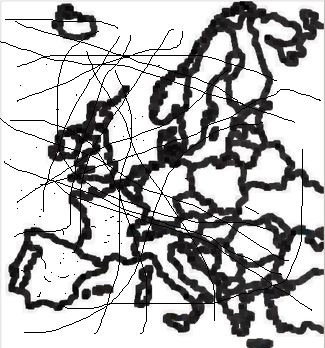
//> input picture lab4/MapaPintado.png, 325 x 348 px
$ ./paintMap   (built with g++ and OpenCV 4)
//> lines starting //> are read from the running program, lines starting //| are printed output that depends on the picture
/*
 * paintMap.cpp
 *      Author: NRR
 */

#include <opencv2/core/core.hpp>
#include <opencv2/core/types.hpp>
#include "opencv2/core/cvdef.h"
#include "opencv2/core/fast_math.hpp"
#include <opencv2/highgui/highgui.hpp>
#include <opencv2/imgproc/imgproc.hpp>
#include <iostream>

// Set true to get coordinates by clicking 4 times on the map image
// Set to false to skip the selection
#define GET_COORDINATES false
#define NUM_REGIONS 4

using namespace cv;
using namespace std;

struct ClickData
{
    Mat &image;
    vector<Point> points;
    int index; // index 0: spain, 1: portugal, 2: germany, 3: sea
    ClickData(Mat &image, const vector<Point> &points)
        : image(image), points(points), index(0){};
};

// Callback function to get coordinates from mouse click
static void onMouse(int event, int x, int y, int, void *param)
{
    ClickData *data = (ClickData *)param;
    Mat imgToDraw = data->image.clone();

    if (event == EVENT_LBUTTONDOWN)
    {
        Point clicked(x, y);
        // show coordinates of clicked point in console
        cout << "You've clicked on point: [" << clicked.x << ", "
             << clicked.y << "]" << endl;
        // show coordinates on the image
        string coord = "x: " + to_string(x) + ", y: " + to_string(y);
        putText(imgToDraw, coord, clicked, FONT_HERSHEY_SIMPLEX, 1,
                Scalar(0, 0, 255), 2);
        imshow("original", imgToDraw);
        // pass coordinates to the caller
        data->points[data->index] = clicked;
        cout << "INDEX = " << data->index << endl;
        // circular index increment
        data->index = (data->index) >= NUM_REGIONS ? 0 : ++data->index;
    }
}

int main(int argc, char **argv)
{
    Mat image;
    image = imread("MapaPintado.png", IMREAD_COLOR); // Read the file
//> image is the input picture: 348 rows x 325 cols, CV_8UC3; mean B, G, R 182.4, 182.2, 182.8

    if (!image.data)
    {
        cerr << "No se ha podido leer MapaPintado.png. "
             << "Por favor, situela en el mismo directorio desde donde llama "
             << "al ejecutable." << endl;
        return -1;
    }

    // display original map
    namedWindow("original", WINDOW_AUTOSIZE);
    imshow("original", image);

// get coordinates
#if GET_COORDINATES == true
    ClickData *data = new ClickData(image, vector<Point>(NUM_REGIONS));
    setMouseCallback("original", onMouse, (void *)data);
    waitKey(0); // Wait for a keystroke in the window
    Point spain = data->points[0];
    Point portugal = data->points[1];
    Point germany = data->points[2];
    Point sea = data->points[3];

    for (auto &&i : data->points)
    {
        cout << "point: " << i.x << ", " << i.y << endl;
    }
#endif

    // clean lines
    Mat image2;
    dilate(image, image2, Mat(), Point(-1, -1), 1);
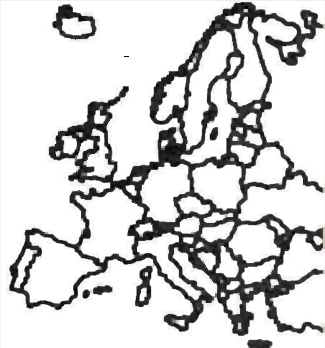
//> image2: 348 rows x 325 cols, CV_8UC3; mean B, G, R 209.3, 209.2, 209.6
    Mat imgCleaned;
    erode(image2, imgCleaned, Mat(), Point(-1, -1), 1);
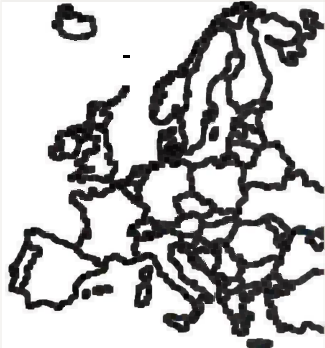
//> imgCleaned: 348 rows x 325 cols, CV_8UC3; mean B, G, R 190.8, 190.6, 191.2

// draw regions
#if GET_COORDINATES == false
    Point spain(52, 273);
    Point portugal(22, 265);
    Point germany(160, 192);
    Point sea(68, 70);
#endif
    Scalar loThreshold(20, 20, 20);
    Scalar hiThreshold(20, 20, 20);
    Scalar red(0, 0, 255), green(0, 255, 0), blue(255, 0, 0), yellow(0, 255, 255);

    Mat filledImg = imgCleaned.clone();
    floodFill(filledImg, spain, red, 0, loThreshold, hiThreshold);      // spain
    floodFill(filledImg, portugal, green, 0, loThreshold, hiThreshold); // portugal
    floodFill(filledImg, germany, yellow, 0, loThreshold, hiThreshold); // germany
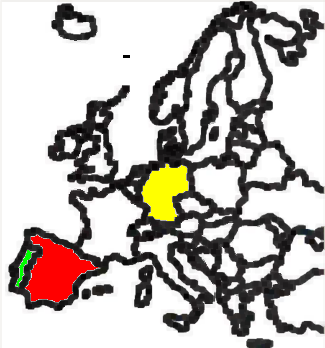
//> filledImg: 348 rows x 325 cols, CV_8UC3; mean B, G, R 181.1, 185, 191
    floodFill(filledImg, sea, blue, 0, loThreshold, hiThreshold);       // sea
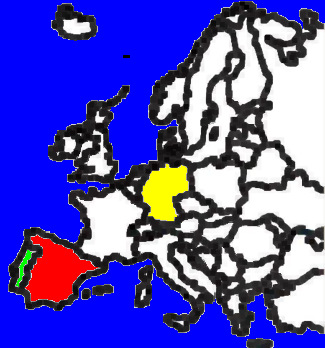
//> filledImg: 348 rows x 325 cols, CV_8UC3; mean B, G, R 181.8, 83.9, 89.8

    // display map painted
    namedWindow("Painted", WINDOW_AUTOSIZE);
    imshow("Painted", filledImg);

    waitKey(0); // Wait for a keystroke in the window

#if GET_COORDINATES == true
    if (data)
        delete data;
#endif
    return 0;
}
